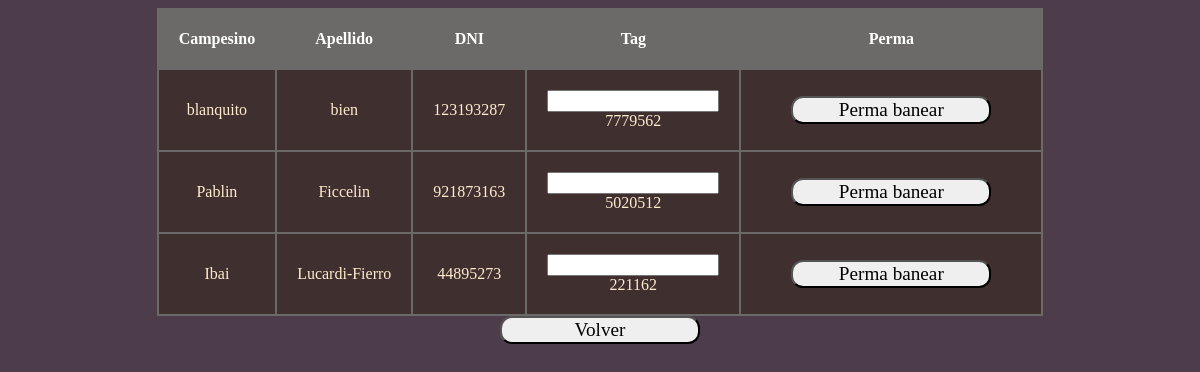
The app's page /php/tablaplebe.php (signed in) with its own data.
### tables this page shows
CREATE TABLE `usuarios` (
  `id` int(11) NOT NULL,
  `nombre` varchar(255) NOT NULL,
  `apellido` varchar(255) NOT NULL,
  `dni` int(11) NOT NULL,
  `edad` int(11) NOT NULL,
  `contrasena` varchar(255) NOT NULL,
  `nusuario` varchar(255) NOT NULL,
  `email` varchar(255) NOT NULL,
  `estado` varchar(50) NOT NULL
);

CREATE TABLE `tags` (
  `id` int(11) NOT NULL,
  `idu` int(11) NOT NULL,
  `tag` int(11) NOT NULL,
  `estado` varchar(255) NOT NULL
);

### php/tablaplebe.php (the view, shortened to what this page needs)
<?php
$inc=include('conexion.php');
include('validar-delete.php');
?>
<!DOCTYPE html>
<html lang="en">
<head>
	<link rel = "stylesheet" href = "../css/css_tabla.css">
</head>
<body>
<?php
		if ($inc) {
			$consulta = "SELECT * FROM usuarios INNER JOIN tags ON usuarios.id = tags.idu ";
			$resultado = mysqli_query($conex,$consulta);
		}
		?>
		        <table class = "tabla" >
					  	<thead>
								<th class = "col">Campesino</th>
								<th class = "col">Apellido</th>
								<th class = "col">DNI</th>
								<th class = "col">Tag</th>
								<th class = "col">Perma</th>
						</thead>
						<tbody>
								<?php while($row = $resultado->fetch_assoc()){    ?>
		            	<tr>
										<td class = "fil"><?php  echo $row['nombre'] ?></td>
										<td class = "fil"><?php  echo $row['apellido'] ?></td>
										<td class = "fil"><?php  echo $row['dni'] ?></td>
                                        <form  method="post">
										<td class = "fil"><input type="text" name="tag" pattern="[0-9]+"><?php  echo $row['tag'] ?></input></td>
										<td class = "fil"><button type="submit" name="mandar" value="mandar">Perma banear</button></td>
										</form>
		   					 <?php }
							 ?>
						</tbody>
		        </table>
				<main class="contenido">
<a href="index.php"><button type="submit" name="mandar" value="mandar">Volver</button></a>
</main>
</body>
</html>

### css/css_tabla.css (style rules this page uses)
body { text-align: center; background-color: rgb(77, 61, 75); font-family: 'Alfa Slab One', cursive; }
.tabla { background-color: rgb(107, 106, 105); text-align: center; margin: 0 auto; }
th, td { padding:20px; }
thead { width: auto; background-color: rgb(107, 106, 105); border-bottom: solid 5px rgb(10, 66, 122); color:white; }
.fil { background-color: rgb(63, 47, 47); color: blanchedalmond; }
input { display: flex; margin: auto; font-family: 'Alfa Slab One', cursive; }
button { width: 50%; font-family: 'Staatliches', cursive; font-size: larger; width: 200px; margin-left: 30px; margin-right: 30px; border-radius: 12px; }

### records on screen
usuarios: nombre "blanquito", apellido "bien", dni "123193287", tags.tag "7779562"
usuarios: nombre "Pablin", apellido "Ficcelin", dni "921873163", tags.tag "5020512"
usuarios: nombre "Ibai", apellido "Lucardi-Fierro", dni "44895273", tags.tag "221162"
